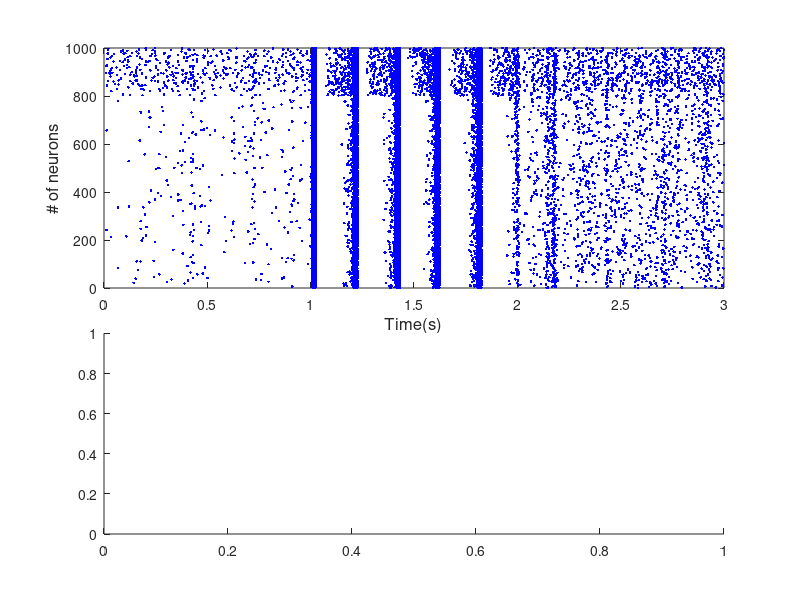

Source code (MATLAB): (Note: this script raises an error after producing the figure.)

close all
clc


% INPUT PARAMETERS   =====================================================
Ne = 800; Ni = 200;         % number of excitatory & inhibitory neurons
Nt = 3000;                  % number of time steps
numE = 10; numI = Ne + 10;  % indices for one excitatory and one inhibitory neuron

% Model parameters   =====================================================
re = rand(Ne,1); ri = rand(Ni,1);     % random numbers
a = [0.02 * ones(Ne,1); 0.02 + 0.08*ri];
b = [0.20   *ones(Ne,1); 0.25 - 0.05*ri];
c = [-65+15*re.^2; -65*ones(Ni,1)];
d = [8-6*re.^2   ; 2*ones(Ni,1)];
g1=rand(Ne+Ni,Ne); 
g2=rand(Ne+Ni,Ni);
S_exc=0.625;S_inh=-0.75;
S = [S_exc*g1, S_inh*g2];   % coupling strengths
Cc=0;Ce=0;Sm=0;Gm=00;Glio=[];
f=ones(1000,1);freq=zeros(1000,1);

v = -65*ones(Ne+Ni,1); % Initial values of v
u =  b.*v;             % Initial values of u
firings = [];          % spike timings

vE = zeros(Nt,1); vI = zeros(Nt,1);   % membrane potential of 2 neurons


% Time Evolution of Systems  ==============================================
%%
k_e=[];k_i=[];
S_e=[];S_i=[];

for t = 1:Nt 

    if t<=1000
        delta=0.8;
        K_Glio=1;
        K_exc=3.75;
        K_inh=2.5;
        S_exc= 0.56;
        S_inh=-0.875;
    end
  
    if t>=1000 && t<=2000
        delta=1;
        K_Glio=1;
%         K_exc=3.75;
%         K_inh=2.5;
%         S_exc= 0.56;
%         S_inh=-0.875;
        K_exc=6.25;
        K_inh=4;
        S_exc= 0.625;
        S_inh=-0.75;
    end


    if t>=2000 && t<=3000
        delta=1;
        K_Glio=0.25;
        K_exc=3.75;
        K_inh=2.5;
        S_exc= 0.56;
        S_inh=-0.875;
%         K_exc=6.25;
%         K_inh=4;
%         S_exc= 0.625;
%         S_inh=-0.75;
    end

    S = [S_exc*g1, S_inh*g2];   % coupling strengths

    
    f1=randn(Ne,1);f2=randn(Ni,1);
    I = [delta*K_exc*f1;delta*K_inh*f2]; % thalamic input
    fired = find(v>=30);               % indices of spikes
    firings = [firings; t+0*fired,fired];  % time steps  / fired neurons

    v(fired) = c(fired);               % membrane potential
    u(fired) = u(fired)+d(fired);      % recovery potential

    freq(fired)=freq(fired)+f(fired);

    I = I + sum(S(:,fired),2);           % thalamic + synaptic input

    Cc=Cc+20*(-Cc-(2/0.04)*(0.13*(Cc^2/(1+Cc^2))-(Ce^2/(1+Ce^2))*((Cc^4/(0.9^4+Cc^4)))-0.004*Ce)+ (0.31 + 0.006 * Sm))*0.004;
    Ce=Ce+20*25*(0.13*(Cc^2/(1+Cc^2))-(Ce^2/(1+Ce^2))*((Cc^4/(0.9^4+Cc^4)))-0.004*Ce)*0.004;
    Sm=Sm+0.2*((1+tanh(5*(K_exc*norm(f1)-0.45)))*(1-Sm)-Sm/3)*0.004;
    Gm=Gm+40*((1+tanh(10*(Cc-0.5)))*(1-Gm)-Gm/3)*0.004;
   
    I_Astro=K_Glio*delta*Gm;
    Glio=[Glio,I_Astro];
    
    v = v+0.5*(0.04*v.^2+5*v+140-u+I+I_Astro); % HALF-STEP: step 0.5 ms
    v = v+0.5*(0.04*v.^2+5*v+140-u+I+I_Astro); %  for numerical stability
    u = u+a.*(b.*v-u); 

    vE(t) = v(numE);                    % excitatory neuron 
    vI(t) = v(numI);                    % inhibitory neuron
    k_e=[k_e,K_exc];
    k_i=[k_i,K_inh];
    S_e=[S_e,S_exc];
    S_i=[S_i,S_inh];

end



vE(vE > 30) = 30;
vI(vI > 30) = 30;
minf=min(freq);
tS = 1:Nt; nF = zeros(Nt,1);        % fired neurons at each time step
for t = 1 : Nt
nF(t) = sum((firings(:,1) == t));
end

% GRAPHICS ===============================================================
%%
figure(1)    % raster plot of firong neurons / % firing neurons
set(gcf,'units','normalized','Position',[0.1 0.4 0.32,0.45]);
set(gca,'fontsize',12);
col = [0 0 1];
hP = subplot(1,1,1);   % raster plot
plot(firings(:,1)/1000,firings(:,2),'.','color',col);
xlabel('Time(s)','fontsize',12);
set(hP, 'Position',[0.1300 0.52 0.7750 0.4]);
ylabel('# of neurons','fontsize',12)

subplot(2,1,2);       % percentage of firong neurons each time step

t0=0.001:0.001:Nt/1000;
pspectrum(nF,t0,'spectrogram','MinThreshold',0,'TimeResolution',0.1,'FrequencyLimits',[0,80]);

colormap jet
colorbar
title('')



%%
figure
plot(0.001:0.001:Nt/1000,Glio,'b','linewidth',2)
ylabel('Gliotransmitter','fontsize',14)
xlabel('Time(s)','fontsize',14)